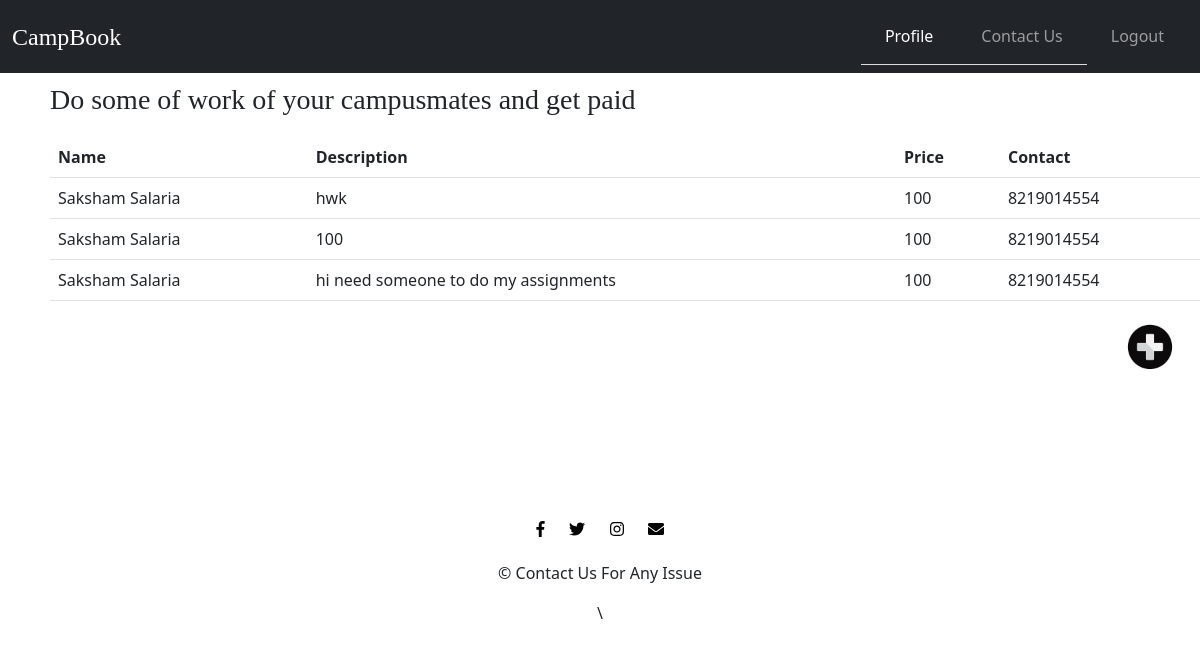
Page /freelance.php on the committed database.
### tables this page shows
CREATE TABLE `freelance` (
  `Name` varchar(100) NOT NULL,
  `Description` text NOT NULL,
  `Price` int(5) NOT NULL,
  `Mobile_Number` bigint(12) NOT NULL
);

### freelance.php (the view, shortened to what this page needs)
<?php
include 'connect.php';
?>
<!DOCTYPE html>
<html lang="en">
<head>
    <link href="https://cdn.jsdelivr.net/npm/bootstrap@5.3.0-alpha2/dist/css/bootstrap.min.css" rel="stylesheet">
    <link rel="stylesheet" href="style1.css">
</head>
<body>
    <nav class="navbar  navbar-expand-lg bg-dark" data-bs-theme="dark">
        <div class="container-fluid">
          <a class="navbar-brand" href="index1.php">CampBook</a>
          <div class="collapse navbar-collapse" id="navbarTogglerDemo02">
            <ul class="navbar-nav ms-auto ">
              <li class="nav-item">
                <a class="nav-link active" href="profile.php">Profile</a>
              </li>
              <li class="nav-item">
                <a class="nav-link " href="#footer">Contact Us</a>
              </li>
              <li class="nav-item">
                <a class="nav-link" href="logout.php">Logout</a>
              </li>
            </ul>
          </div>
        </div>
      </nav>
    <div class="main">
      <h3>Do some of work of your campusmates and get paid</h3>
      <table class="table">
        <thead>
        <th>Name</th>
        <th>Description</th>
        <th>Price</th>
        <th>Contact</th>
        </thead>
        <?php
        $query = mysqli_query($con, "SELECT * FROM `kbh_data`.`freelance`");
        while($row= mysqli_fetch_array($query)){
          $Name= $row['Name'];
          $Description= $row['Description'];
          $Price=$row['Price'];
          $Mobile_Number= $row['Mobile_Number'];
        ?>
        <tbody>
          <tr>
            <td><?php echo $Name; ?></td>
            <td><?php echo $Description; ?></td>
            <td><?php echo $Price; ?></td>
            <td><?php echo $Mobile_Number; ?></td>
          </tr>
        </tbody>
        <?php  }  ?>
      </table>
      <div class="image">
      </div>
      <p>
        <div class="image"id="showDialog">
          <img src="9d08cc2022b1d219c5cc54ac8d8ebe31.jpg" height="60px">
        </div>
      </p>
    </div>
    <footer class="white-section" id="footer">
        <div class="container-fluid">
          <a href="https://www.facebook.com/profile.php?id=100055601827737"><i class="social-icon fab fa-facebook-f"></i></a>
          <a href="https://twitter.com/Sourabh15166099?t=etryGPm7GhanJcxJ4PjQHQ&s=09"><i class="social-icon fab fa-twitter"></i></a>
          <a href="https://instagram.com/_paul__dirac?igshid=ZDdkNTZiNTM="><i class="social-icon fab fa-instagram"></i></a>
          <a href="mailto:22bcs094@nith.ac.in"><i class="social-icon fas fa-envelope"></i></a>
          <p>© Contact Us For Any Issue</p>
        </div>
      </footer>\
</body>
</html>

### style1.css (style rules this page uses)
.navbar-brand { font-family:"Montserrat-Black"; font-size: 1.5rem; }
body { margin: 0; text-align: center; }
.social-icon { margin: 20px 10px; }
a { color:black; }

### freelance.php (style rules this page uses)
.main { text-align: left; margin-left:50px; margin-bottom: 200px; }
h3 { font-family:cursive; margin-bottom: 20px; margin-top: 10px; }
ul li { padding: 8px 16px; border-bottom: 1px solid #ddd; }
ul li:last-child { border-bottom: none }
.image { width: 60px; position:absolute; right: 20px; }
a { color:black; }

### rows in the picture
freelance: Name "Saksham Salaria", Description "hwk", Price "100", Mobile_Number "8219014554"
freelance: Name "Saksham Salaria", Description "100", Price "100", Mobile_Number "8219014554"
freelance: Name "Saksham Salaria", Description "hi need someone to do my assignments", Price "100", Mobile_Number "8219014554"
